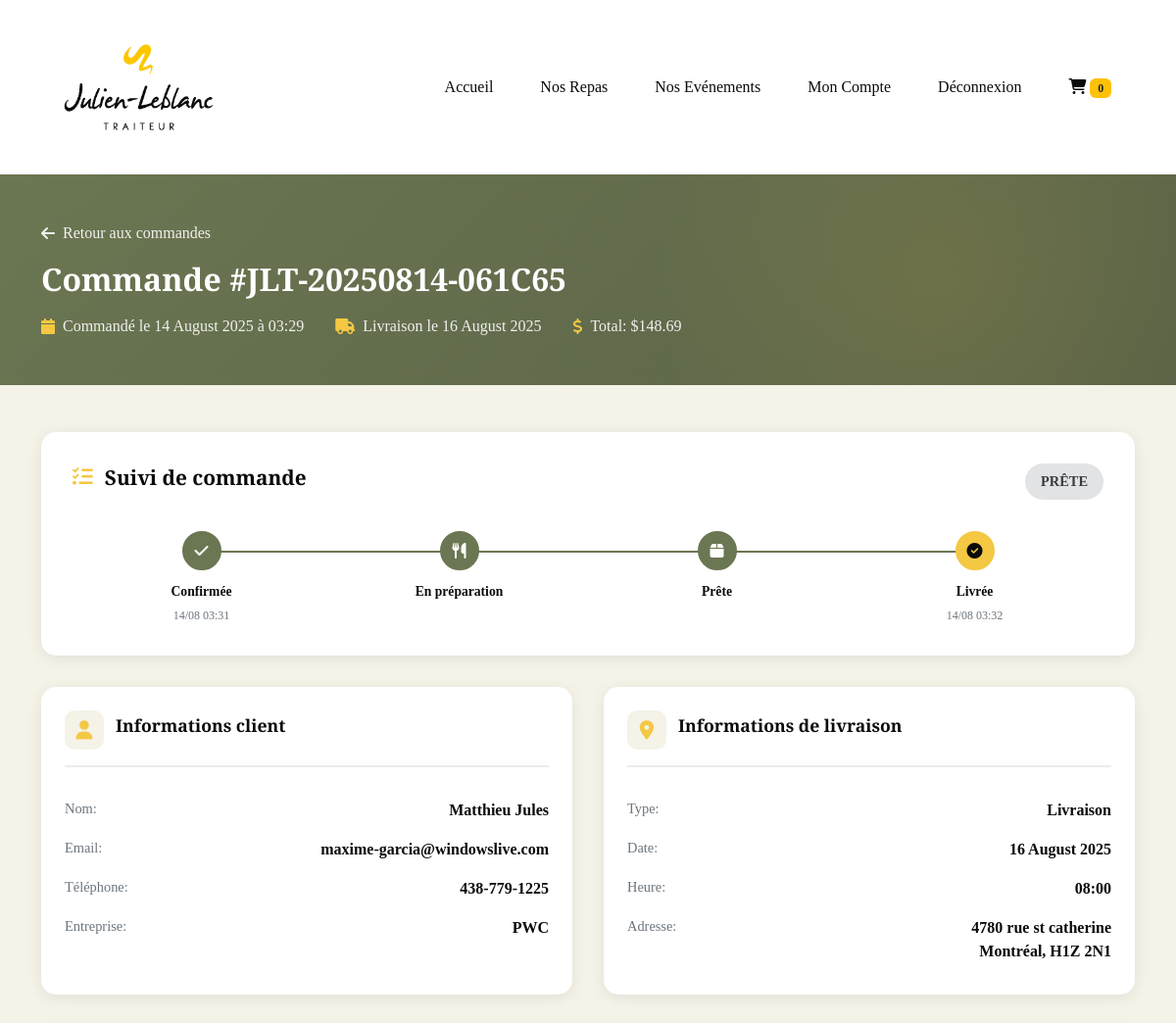
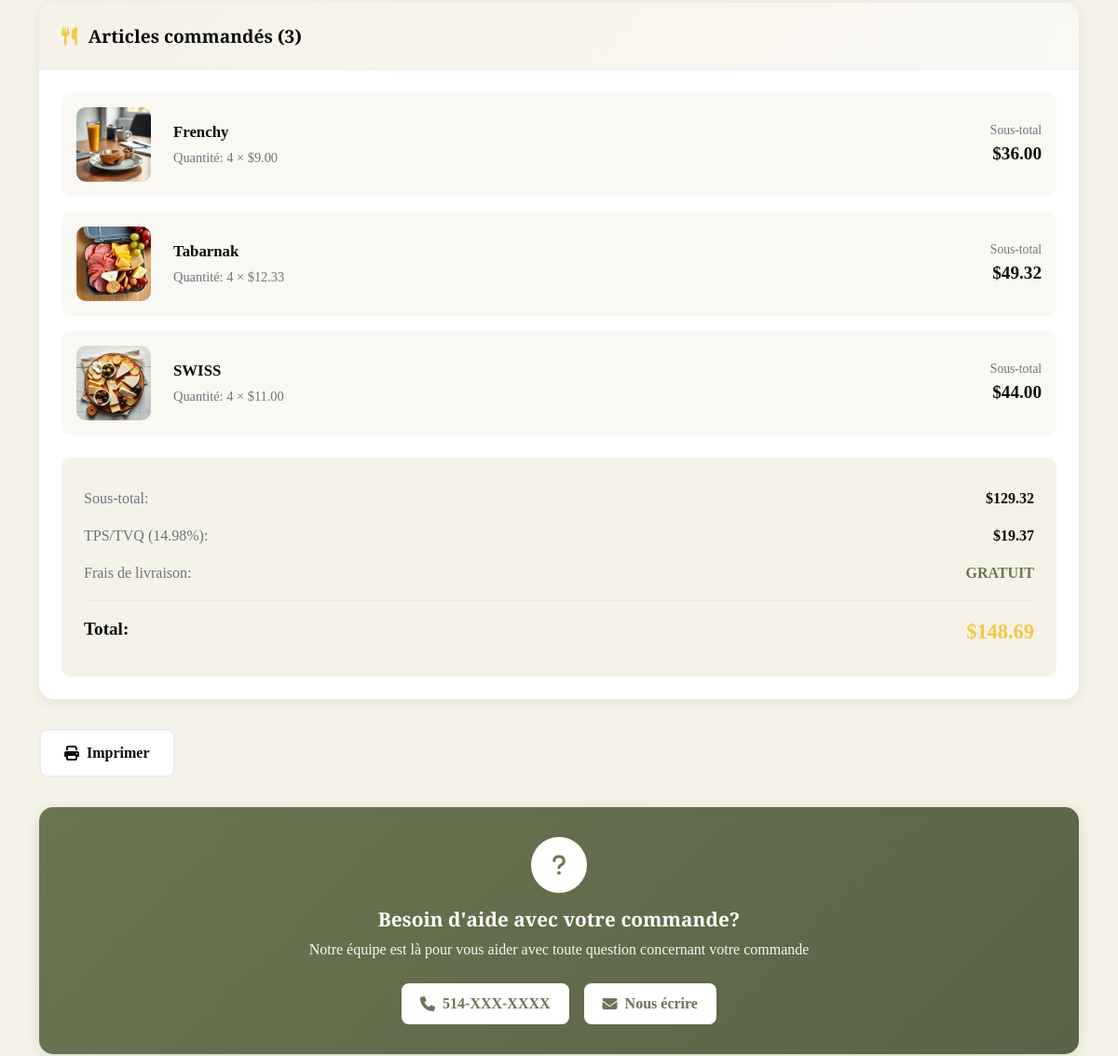
Before: /account/order/JLT-20250814-061C65/ (signed in, upper part) with the older database file (2 pictures, top to bottom).
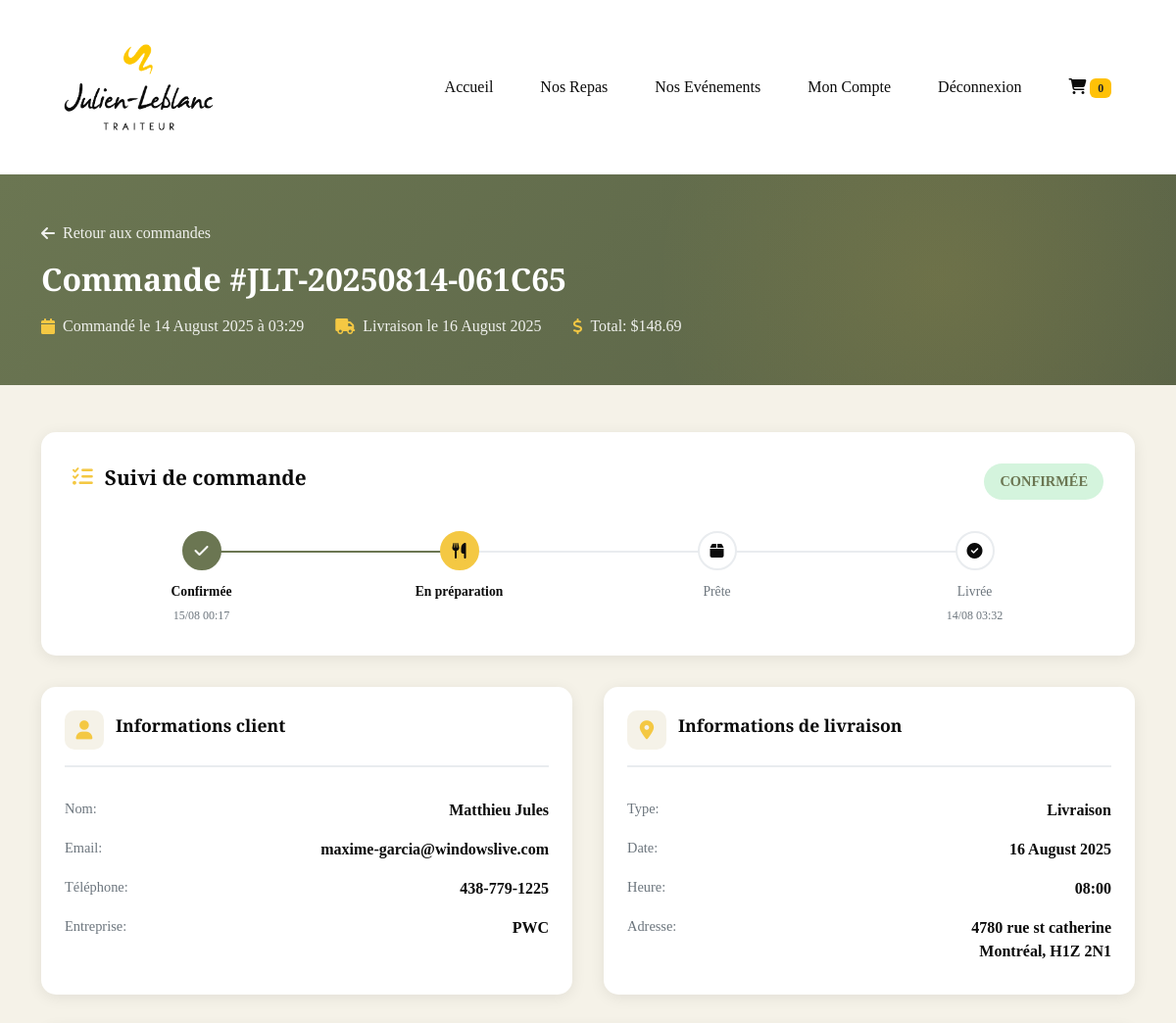
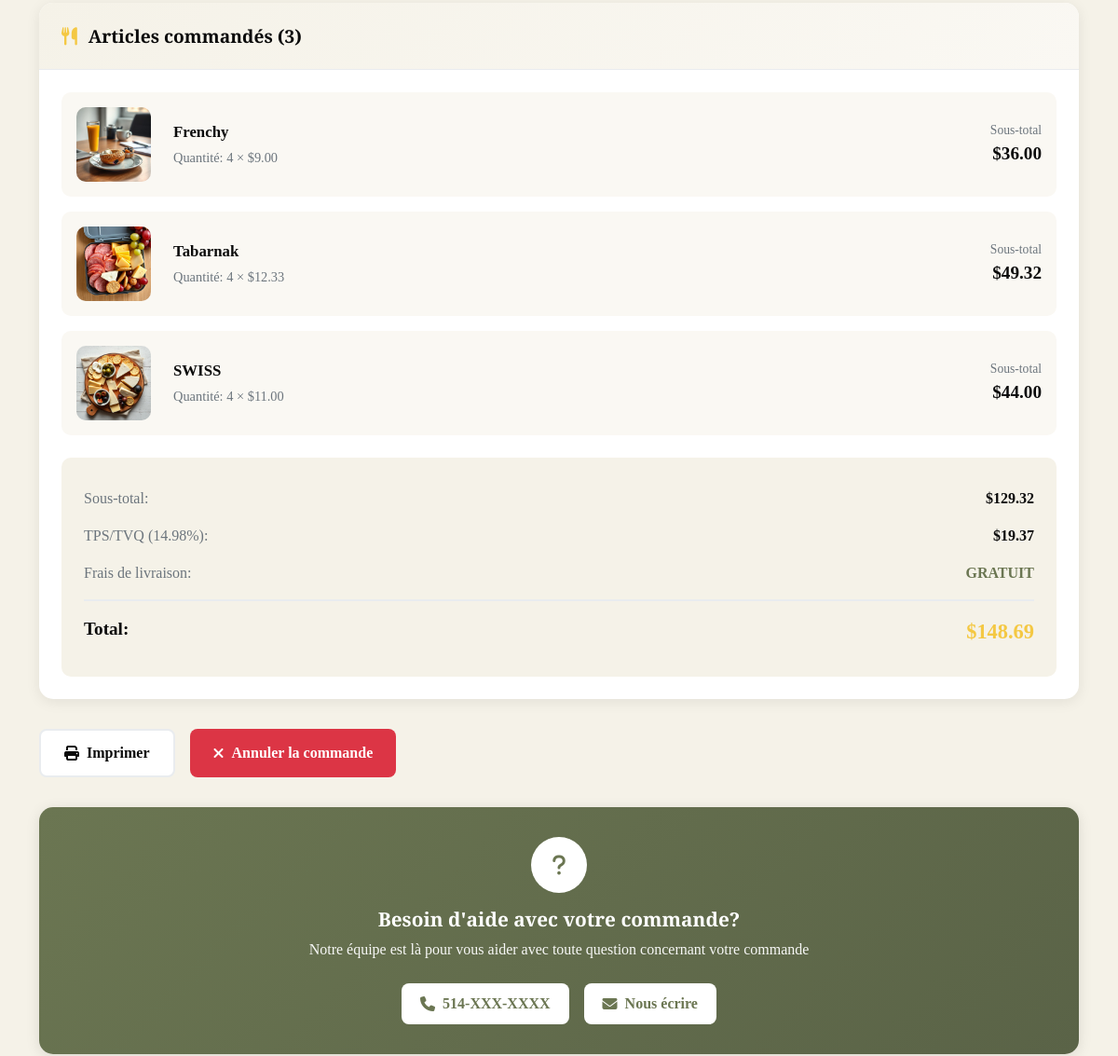
After: the same page with the newer database file (2 pictures, top to bottom).
### JLTsite/models.py (models this page shows, shortened)
class Order(models.Model):
    PENDING = 'pending'
    CONFIRMED = 'confirmed'
    PREPARING = 'preparing'
    READY = 'ready'
    DELIVERED = 'delivered'
    CANCELLED = 'cancelled'
    STATUS_CHOICES = [
        (PENDING, 'En attente'),
        (CONFIRMED, 'Confirmée'),
        (PREPARING, 'En préparation'),
        (READY, 'Prête'),
        (DELIVERED, 'Livrée'),
        (CANCELLED, 'Annulée'),
    ]
    PICKUP = 'pickup'
    DELIVERY = 'delivery'
    DELIVERY_CHOICES = [
        (PICKUP, 'Ramassage'),
        (DELIVERY, 'Livraison'),
    ]
    order_number = models.CharField(max_length=50, unique=True, editable=False)
    user = models.ForeignKey(User, on_delete=models.SET_NULL, null=True, related_name='orders')
    status = models.CharField(max_length=20, choices=STATUS_CHOICES, default=PENDING)
    first_name = models.CharField(max_length=100)
    last_name = models.CharField(max_length=100)
    email = models.EmailField()
    phone = models.CharField(max_length=20)
    company = models.CharField(max_length=200, blank=True)
    delivery_type = models.CharField(max_length=20, choices=DELIVERY_CHOICES, default=DELIVERY)
    delivery_address = models.TextField()
    delivery_postal_code = models.CharField(max_length=10)
    delivery_city = models.CharField(max_length=100)
    delivery_date = models.DateField()
    delivery_time = models.TimeField()
    delivery_notes = models.TextField(blank=True)
    subtotal = models.DecimalField(max_digits=10, decimal_places=2)
    tax_rate = models.DecimalField(max_digits=5, decimal_places=2, default=Decimal('14.975'))
    tax_amount = models.DecimalField(max_digits=10, decimal_places=2)
    delivery_fee = models.DecimalField(max_digits=10, decimal_places=2, default=Decimal('0.00'))
    discount_amount = models.DecimalField(max_digits=10, decimal_places=2, default=Decimal('0.00'))
    total = models.DecimalField(max_digits=10, decimal_places=2)
    payment_method = models.CharField(max_length=50, blank=True)
    payment_status = models.CharField(max_length=50, default='pending')
    transaction_id = models.CharField(max_length=200, blank=True)
    created_at = models.DateTimeField(auto_now_add=True)
    updated_at = models.DateTimeField(auto_now=True)
    confirmed_at = models.DateTimeField(null=True, blank=True)
    delivered_at = models.DateTimeField(null=True, blank=True)
    admin_notes = models.TextField(blank=True)
    ORDER_SOURCE_CHOICES = [
        ('online', 'En ligne'),
        ('manual', 'Manuelle (téléphone/sur place)'),
        ('admin', 'Créée par admin'),
    ]
    order_source = models.CharField(
        max_length=20,
        choices=ORDER_SOURCE_CHOICES,
        default='online',
        verbose_name='Source de la commande'
    )
    created_by = models.ForeignKey(
        User,
        on_delete=models.SET_NULL,
        null=True,
        blank=True,
        related_name='orders_created',
        verbose_name='Créée par'
    )
    is_phone_order = models.BooleanField(default=False, verbose_name='Commande téléphonique')
    class Meta:
        verbose_name = 'Commande'
        verbose_name_plural = 'Commandes'
        ordering = ['-created_at']

### JLTsite/views.py (the view)
# urls.py: path('account/order/<str:order_number>/', views.customer_order_detail, name='customer_order_detail'),
@login_required
def customer_order_detail(request, order_number):
    order = get_object_or_404(Order, order_number=order_number, user=request.user)
    return render(request, 'JLTsite/customer_order_detail.html', {'order': order})

### JLTsite/templates/JLTsite/customer_order_detail.html (shortened to what the changed rows need)
{% extends 'JLTsite/base.html' %}
{% load static %}
{% load humanize %}
{% block content %}
<section class="order-detail-header">
    <div class="container">
        <div class="header-content">
            <a href="{% url 'customer_orders' %}" class="back-link">
                <i class="fas fa-arrow-left"></i> Retour aux commandes
            </a>
            <h1 class="order-title">Commande #{{ order.order_number }}</h1>
            <div class="order-meta">
                <div class="order-meta-item">
                    <i class="fas fa-calendar"></i>
                    Commandé le {{ order.created_at|date:"d F Y à H:i" }}
                </div>
                <div class="order-meta-item">
                    <i class="fas fa-truck"></i>
                    Livraison le {{ order.delivery_date|date:"d F Y" }}
                </div>
                <div class="order-meta-item">
                    <i class="fas fa-dollar-sign"></i>
                    Total: ${{ order.total|floatformat:2 }}
                </div>
            </div>
        </div>
    </div>
</section>
<section class="order-detail-content">
    <div class="container">
        <div class="status-timeline">
            <div class="timeline-header">
                <h3 class="timeline-title">
                    <i class="fas fa-tasks"></i> Suivi de commande
                </h3>
                <span class="current-status status-{{ order.status }}">
                    {{ order.get_status_display }}
                </span>
            </div>
            <div class="timeline-steps">
                <div class="timeline-step {% if order.status != 'cancelled' %}completed{% endif %}">
                    <div class="step-icon">
                        <i class="fas fa-check"></i>
                    </div>
                    <div class="step-label">Confirmée</div>
                    {% if order.confirmed_at %}
                    <div class="step-date">{{ order.confirmed_at|date:"d/m H:i" }}</div>
                    {% endif %}
                </div>
                <div class="timeline-step {% if order.status == 'preparing' or order.status == 'ready' or order.status == 'delivered' %}completed{% elif order.status == 'confirmed' %}active{% endif %}">
                    <div class="step-icon">
                        <i class="fas fa-utensils"></i>
                    </div>
                </div>
                <div class="timeline-step {% if order.status == 'ready' or order.status == 'delivered' %}completed{% elif order.status == 'preparing' %}active{% endif %}">
                    <div class="step-icon">
                        <i class="fas fa-box"></i>
                    </div>
                    <div class="step-label">Prête</div>
                </div>
                <div class="timeline-step {% if order.status == 'delivered' %}completed{% elif order.status == 'ready' %}active{% endif %}">
                    <div class="step-icon">
                        <i class="fas fa-check-circle"></i>
                    </div>
                    <div class="step-label">Livrée</div>
                    {% if order.delivered_at %}
                    <div class="step-date">{{ order.delivered_at|date:"d/m H:i" }}</div>
                    {% endif %}
                </div>
            </div>
        </div>
        <div class="info-grid">
            <div class="info-card">
                <div class="info-row">
                    <span class="info-label">Nom:</span>
                    <span class="info-value">{{ order.first_name }} {{ order.last_name }}</span>
                </div>
                <div class="info-row">
                    <span class="info-label">Email:</span>
                    <span class="info-value">{{ order.email }}</span>
                </div>
                <div class="info-row">
                    <span class="info-label">Téléphone:</span>
                    <span class="info-value">{{ order.phone }}</span>
                </div>
                {% if order.company %}
                <div class="info-row">
                    <span class="info-label">Entreprise:</span>
                    <span class="info-value">{{ order.company }}</span>
                </div>
                {% endif %}
            </div>
            <div class="info-card">
                <div class="info-row">
                    <span class="info-label">Type:</span>
                    <span class="info-value">{{ order.get_delivery_type_display }}</span>
                </div>
                <div class="info-row">
                    <span class="info-label">Date:</span>
                    <span class="info-value">{{ order.delivery_date|date:"d F Y" }}</span>
                </div>
                <div class="info-row">
                    <span class="info-label">Heure:</span>
                    <span class="info-value">{{ order.delivery_time|time:"H:i" }}</span>
                </div>
                {% if order.delivery_type == 'delivery' %}
                <div class="info-row">
                    <span class="info-label">Adresse:</span>
                    <span class="info-value">
                        {{ order.delivery_address }}<br>
                        {{ order.delivery_city }}, {{ order.delivery_postal_code }}
                    </span>
                </div>
                {% endif %}
            </div>
        </div>
        <div class="items-card">
            <div class="items-header">
                <h3 class="items-title">
                    <i class="fas fa-utensils"></i> Articles commandés ({{ order.items.count }})
                </h3>
            </div>
            <div class="items-list">
                <div class="totals-section">
                    <div class="total-row">
                        <span class="total-label">Sous-total:</span>
                        <span class="total-value">${{ order.subtotal|floatformat:2 }}</span>
                    </div>
                    <div class="total-row">
                        <span class="total-label">TPS/TVQ ({{ order.tax_rate }}%):</span>
                        <span class="total-value">${{ order.tax_amount|floatformat:2 }}</span>
                    </div>
                    <div class="total-row grand-total">
                        <span class="total-label">Total:</span>
                        <span class="total-value">${{ order.total|floatformat:2 }}</span>
                    </div>
                </div>
            </div>
        </div>
        <div class="action-buttons">
            <button onclick="window.print()" class="btn btn-secondary">
                <i class="fas fa-print"></i> Imprimer
            </button>
            {% if order.status == 'pending' or order.status == 'confirmed' %}
            <button onclick="cancelOrder()" class="btn btn-danger">
                <i class="fas fa-times"></i> Annuler la commande
            </button>
            {% endif %}
        </div>
    </div>
</section>
{% endblock %}

Changed rows visible on the page:
changed Order "JLT-20250814-061C65": status "PRÊTE" → "CONFIRMÉE"; confirmed_at "14/08 03:31" → "15/08 00:17"
Other visible differences:
text now shown: "Annuler la commande"
